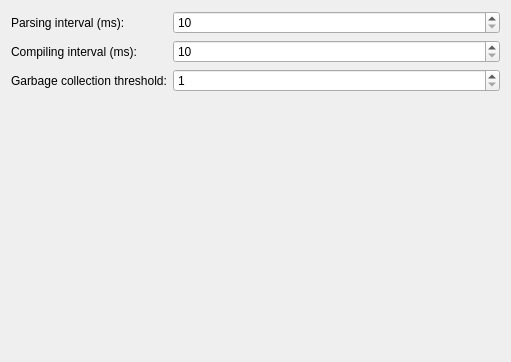
<?xml version="1.0" encoding="UTF-8"?>
<ui version="4.0">
 <class>Form</class>
 <widget class="QWidget" name="Form">
  <property name="geometry">
   <rect>
    <x>0</x>
    <y>0</y>
    <width>511</width>
    <height>362</height>
   </rect>
  </property>
  <property name="windowTitle">
   <string>Form</string>
  </property>
  <layout class="QVBoxLayout" name="verticalLayout">
   <item>
    <layout class="QFormLayout" name="formLayout">
     <item row="0" column="0">
      <widget class="QLabel" name="label">
       <property name="text">
        <string>Parsing interval (ms):</string>
       </property>
      </widget>
     </item>
     <item row="0" column="1">
      <widget class="QSpinBox" name="parserInterval">
       <property name="minimum">
        <number>10</number>
       </property>
       <property name="maximum">
        <number>10000</number>
       </property>
       <property name="singleStep">
        <number>100</number>
       </property>
      </widget>
     </item>
     <item row="1" column="0">
      <widget class="QLabel" name="label_2">
       <property name="text">
        <string>Compiling interval (ms):</string>
       </property>
      </widget>
     </item>
     <item row="1" column="1">
      <widget class="QSpinBox" name="compilerInterval">
       <property name="minimum">
        <number>10</number>
       </property>
       <property name="maximum">
        <number>10000</number>
       </property>
       <property name="singleStep">
        <number>100</number>
       </property>
      </widget>
     </item>
     <item row="2" column="0">
      <widget class="QLabel" name="label_3">
       <property name="text">
        <string>Garbage collection threshold:</string>
       </property>
      </widget>
     </item>
     <item row="2" column="1">
      <widget class="QSpinBox" name="gcMemThreshold">
       <property name="minimum">
        <number>1</number>
       </property>
       <property name="maximum">
        <number>8</number>
       </property>
      </widget>
     </item>
    </layout>
   </item>
  </layout>
 </widget>
 <resources/>
 <connections/>
</ui>
